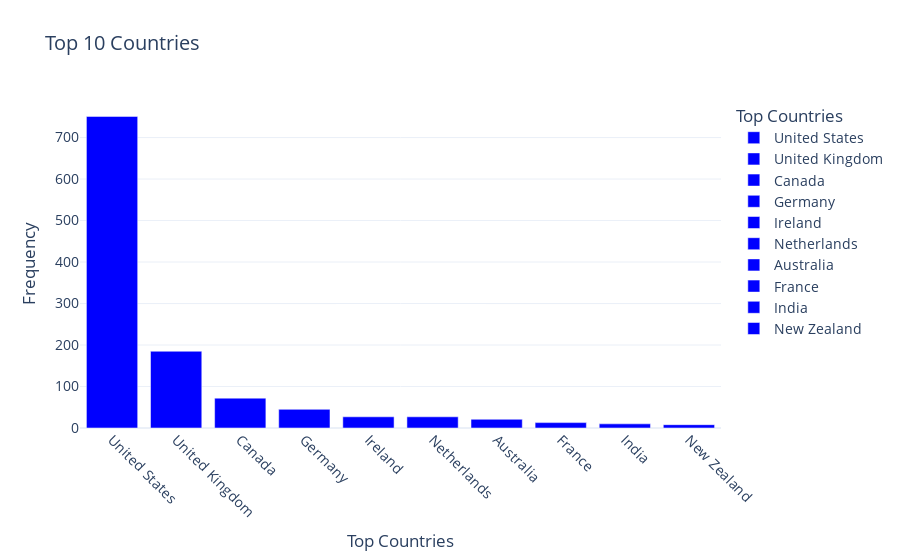

Notebook code for this chart:
### Code cell
import plotly.express as px

# Assuming processedDF is your DataFrame
fig = px.bar(processedDF['Country'].value_counts().head(10).reset_index(),
             x='index', y='Country', color='index',
             labels={"index": "Top Countries", "Country": "Frequency"},
             title="Top 10 Countries",
             template="plotly_white",
             color_discrete_sequence=["blue"])

fig.update_layout(
    xaxis=dict(tickangle=45),
    xaxis_title="Top Countries",
    yaxis_title="Frequency",
    font=dict(size=14)
)

fig.show()

### Figure 1 — Plotly figure (JSON) as saved in the notebook; plotly's stock layout.template omitted (floating-point values rounded to 4 significant figures)
{"data": [{"alignmentgroup": "True", "hovertemplate": "Top Countries=%{x}<br>Frequency=%{y}<extra></extra>", "legendgroup": "United States", "marker": {"color": "blue", "pattern": {"shape": ""}}, "name": "United States", "offsetgroup": "United States", "orientation": "v", "showlegend": true, "textposition": "auto", "type": "bar", "x": ["United States"], "xaxis": "x", "y": [751], "yaxis": "y"}, {"alignmentgroup": "True", "hovertemplate": "Top Countries=%{x}<br>Frequency=%{y}<extra></extra>", "legendgroup": "United Kingdom", "marker": {"color": "blue", "pattern": {"shape": ""}}, "name": "United Kingdom", "offsetgroup": "United Kingdom", "orientation": "v", "showlegend": true, "textposition": "auto", "type": "bar", "x": ["United Kingdom"], "xaxis": "x", "y": [185], "yaxis": "y"}, {"alignmentgroup": "True", "hovertemplate": "Top Countries=%{x}<br>Frequency=%{y}<extra></extra>", "legendgroup": "Canada", "marker": {"color": "blue", "pattern": {"shape": ""}}, "name": "Canada", "offsetgroup": "Canada", "orientation": "v", "showlegend": true, "textposition": "auto", "type": "bar", "x": ["Canada"], "xaxis": "x", "y": [72], "yaxis": "y"}, {"alignmentgroup": "True", "hovertemplate": "Top Countries=%{x}<br>Frequency=%{y}<extra></extra>", "legendgroup": "Germany", "marker": {"color": "blue", "pattern": {"shape": ""}}, "name": "Germany", "offsetgroup": "Germany", "orientation": "v", "showlegend": true, "textposition": "auto", "type": "bar", "x": ["Germany"], "xaxis": "x", "y": [45], "yaxis": "y"}, {"alignmentgroup": "True", "hovertemplate": "Top Countries=%{x}<br>Frequency=%{y}<extra></extra>", "legendgroup": "Ireland", "marker": {"color": "blue", "pattern": {"shape": ""}}, "name": "Ireland", "offsetgroup": "Ireland", "orientation": "v", "showlegend": true, "textposition": "auto", "type": "bar", "x": ["Ireland"], "xaxis": "x", "y": [27], "yaxis": "y"}, {"alignmentgroup": "True", "hovertemplate": "Top Countries=%{x}<br>Frequency=%{y}<extra></extra>", "legendgroup": "Netherlands", "marker": {"color": "blue", "pattern": {"shape": ""}}, "name": "Netherlands", "offsetgroup": "Netherlands", "orientation": "v", "showlegend": true, "textposition": "auto", "type": "bar", "x": ["Netherlands"], "xaxis": "x", "y": [27], "yaxis": "y"}, {"alignmentgroup": "True", "hovertemplate": "Top Countries=%{x}<br>Frequency=%{y}<extra></extra>", "legendgroup": "Australia", "marker": {"color": "blue", "pattern": {"shape": ""}}, "name": "Australia", "offsetgroup": "Australia", "orientation": "v", "showlegend": true, "textposition": "auto", "type": "bar", "x": ["Australia"], "xaxis": "x", "y": [21], "yaxis": "y"}, {"alignmentgroup": "True", "hovertemplate": "Top Countries=%{x}<br>Frequency=%{y}<extra></extra>", "legendgroup": "France", "marker": {"color": "blue", "pattern": {"shape": ""}}, "name": "France", "offsetgroup": "France", "orientation": "v", "showlegend": true, "textposition": "auto", "type": "bar", "x": ["France"], "xaxis": "x", "y": [13], "yaxis": "y"}, {"alignmentgroup": "True", "hovertemplate": "Top Countries=%{x}<br>Frequency=%{y}<extra></extra>", "legendgroup": "India", "marker": {"color": "blue", "pattern": {"shape": ""}}, "name": "India", "offsetgroup": "India", "orientation": "v", "showlegend": true, "textposition": "auto", "type": "bar", "x": ["India"], "xaxis": "x", "y": [10], "yaxis": "y"}, {"alignmentgroup": "True", "hovertemplate": "Top Countries=%{x}<br>Frequency=%{y}<extra></extra>", "legendgroup": "New Zealand", "marker": {"color": "blue", "pattern": {"shape": ""}}, "name": "New Zealand", "offsetgroup": "New Zealand", "orientation": "v", "showlegend": true, "textposition": "auto", "type": "bar", "x": ["New Zealand"], "xaxis": "x", "y": [8], "yaxis": "y"}], "layout": {"barmode": "relative", "font": {"size": 14}, "legend": {"title": {"text": "Top Countries"}, "tracegroupgap": 0}, "title": {"text": "Top 10 Countries"}, "xaxis": {"anchor": "y", "categoryarray": ["United States", "United Kingdom", "Canada", "Germany", "Ireland", "Netherlands", "Australia", "France", "India", "New Zealand"], "categoryorder": "array", "domain": [0, 1], "tickangle": 45, "title": {"text": "Top Countries"}}, "yaxis": {"anchor": "x", "domain": [0, 1], "title": {"text": "Frequency"}}}}
